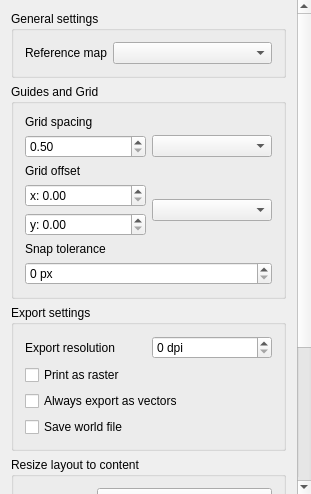
<?xml version="1.0" encoding="UTF-8"?>
<ui version="4.0">
 <class>QgsLayoutWidgetBase</class>
 <widget class="QWidget" name="QgsLayoutWidgetBase">
  <property name="geometry">
   <rect>
    <x>0</x>
    <y>0</y>
    <width>311</width>
    <height>494</height>
   </rect>
  </property>
  <property name="windowTitle">
   <string>Composition</string>
  </property>
  <layout class="QVBoxLayout" name="verticalLayout">
   <property name="spacing">
    <number>0</number>
   </property>
   <property name="leftMargin">
    <number>0</number>
   </property>
   <property name="topMargin">
    <number>0</number>
   </property>
   <property name="rightMargin">
    <number>0</number>
   </property>
   <property name="bottomMargin">
    <number>0</number>
   </property>
   <item>
    <widget class="QgsScrollArea" name="scrollArea">
     <property name="sizePolicy">
      <sizepolicy hsizetype="Preferred" vsizetype="Preferred">
       <horstretch>0</horstretch>
       <verstretch>0</verstretch>
      </sizepolicy>
     </property>
     <property name="focusPolicy">
      <enum>Qt::WheelFocus</enum>
     </property>
     <property name="frameShape">
      <enum>QFrame::NoFrame</enum>
     </property>
     <property name="frameShadow">
      <enum>QFrame::Plain</enum>
     </property>
     <property name="widgetResizable">
      <bool>true</bool>
     </property>
     <widget class="QWidget" name="scrollAreaWidgetContents">
      <property name="geometry">
       <rect>
        <x>0</x>
        <y>-316</y>
        <width>297</width>
        <height>810</height>
       </rect>
      </property>
      <layout class="QVBoxLayout" name="verticalLayout_2">
       <item>
        <widget class="QgsCollapsibleGroupBoxBasic" name="groupBox">
         <property name="title">
          <string>General settings</string>
         </property>
         <layout class="QGridLayout" name="gridLayout" columnstretch="0,1">
          <item row="0" column="0">
           <widget class="QLabel" name="label_2">
            <property name="text">
             <string>Reference map</string>
            </property>
           </widget>
          </item>
          <item row="0" column="1">
           <widget class="QgsLayoutItemComboBox" name="mReferenceMapComboBox">
            <property name="enabled">
             <bool>true</bool>
            </property>
            <property name="toolTip">
             <string>Specifies the master map for this composition, which is used to georeference composer exports and for scale calculation for item styles.</string>
            </property>
            <property name="editable">
             <bool>false</bool>
            </property>
           </widget>
          </item>
         </layout>
        </widget>
       </item>
       <item>
        <widget class="QgsCollapsibleGroupBoxBasic" name="mSnapToGridGroupCheckBox">
         <property name="focusPolicy">
          <enum>Qt::StrongFocus</enum>
         </property>
         <property name="title">
          <string>Guides and Grid</string>
         </property>
         <property name="checkable">
          <bool>false</bool>
         </property>
         <property name="checked">
          <bool>false</bool>
         </property>
         <property name="syncGroup" stdset="0">
          <string notr="true">composeritem</string>
         </property>
         <property name="collapsed" stdset="0">
          <bool>false</bool>
         </property>
         <layout class="QGridLayout" name="gridLayout_2" columnstretch="0,0">
          <item row="1" column="1">
           <widget class="QgsLayoutUnitsComboBox" name="mGridSpacingUnitsCombo"/>
          </item>
          <item row="3" column="0">
           <layout class="QVBoxLayout" name="verticalLayout_3">
            <item>
             <widget class="QgsDoubleSpinBox" name="mOffsetXSpinBox">
              <property name="prefix">
               <string>x: </string>
              </property>
              <property name="suffix">
               <string/>
              </property>
              <property name="maximum">
               <double>9999.000000000000000</double>
              </property>
             </widget>
            </item>
            <item>
             <widget class="QgsDoubleSpinBox" name="mOffsetYSpinBox">
              <property name="prefix">
               <string>y: </string>
              </property>
              <property name="suffix">
               <string/>
              </property>
              <property name="maximum">
               <double>9999.000000000000000</double>
              </property>
             </widget>
            </item>
           </layout>
          </item>
          <item row="3" column="1">
           <widget class="QgsLayoutUnitsComboBox" name="mGridOffsetUnitsComboBox"/>
          </item>
          <item row="1" column="0">
           <widget class="QgsDoubleSpinBox" name="mGridResolutionSpinBox">
            <property name="prefix">
             <string/>
            </property>
            <property name="minimum">
             <double>0.500000000000000</double>
            </property>
            <property name="maximum">
             <double>9999.000000000000000</double>
            </property>
            <property name="showClearButton" stdset="0">
             <bool>false</bool>
            </property>
           </widget>
          </item>
          <item row="5" column="0" colspan="2">
           <widget class="QgsSpinBox" name="mSnapToleranceSpinBox">
            <property name="suffix">
             <string> px</string>
            </property>
            <property name="maximum">
             <number>200</number>
            </property>
            <property name="showClearButton" stdset="0">
             <bool>false</bool>
            </property>
           </widget>
          </item>
          <item row="0" column="0" colspan="2">
           <widget class="QLabel" name="label_8">
            <property name="text">
             <string>Grid spacing</string>
            </property>
            <property name="wordWrap">
             <bool>true</bool>
            </property>
           </widget>
          </item>
          <item row="2" column="0" colspan="2">
           <widget class="QLabel" name="label_6">
            <property name="text">
             <string>Grid offset</string>
            </property>
            <property name="wordWrap">
             <bool>true</bool>
            </property>
           </widget>
          </item>
          <item row="4" column="0" colspan="2">
           <widget class="QLabel" name="label_7">
            <property name="text">
             <string>Snap tolerance</string>
            </property>
           </widget>
          </item>
         </layout>
        </widget>
       </item>
       <item>
        <widget class="QgsCollapsibleGroupBoxBasic" name="groupBox_3">
         <property name="title">
          <string>Export settings</string>
         </property>
         <layout class="QGridLayout" name="gridLayout_3">
          <item row="4" column="0" colspan="2">
           <widget class="QCheckBox" name="mGenerateWorldFileCheckBox">
            <property name="sizePolicy">
             <sizepolicy hsizetype="Minimum" vsizetype="Preferred">
              <horstretch>0</horstretch>
              <verstretch>0</verstretch>
             </sizepolicy>
            </property>
            <property name="toolTip">
             <string>If checked, a separate world file which georeferences exported images will be created</string>
            </property>
            <property name="text">
             <string>Save world file</string>
            </property>
           </widget>
          </item>
          <item row="1" column="0">
           <widget class="QLabel" name="label_9">
            <property name="text">
             <string>Export resolution</string>
            </property>
           </widget>
          </item>
          <item row="1" column="1">
           <widget class="QgsSpinBox" name="mResolutionSpinBox">
            <property name="suffix">
             <string> dpi</string>
            </property>
            <property name="prefix">
             <string/>
            </property>
            <property name="maximum">
             <number>3000</number>
            </property>
            <property name="showClearButton" stdset="0">
             <bool>false</bool>
            </property>
           </widget>
          </item>
          <item row="2" column="0" colspan="2">
           <widget class="QCheckBox" name="mRasterizeCheckBox">
            <property name="toolTip">
             <string>If checked, exports from this layout will be rasterized.</string>
            </property>
            <property name="text">
             <string>Print as raster</string>
            </property>
           </widget>
          </item>
          <item row="3" column="0" colspan="2">
           <widget class="QCheckBox" name="mForceVectorCheckBox">
            <property name="toolTip">
             <string>If checked, the layout will always be kept as vector objects when exported to a compatible format, even if the appearance of the resultant file does not match the layouts settings. If unchecked, some elements in the layout may be rasterized in order to keep their appearance intact.</string>
            </property>
            <property name="text">
             <string>Always export as vectors</string>
            </property>
           </widget>
          </item>
         </layout>
        </widget>
       </item>
       <item>
        <widget class="QgsCollapsibleGroupBoxBasic" name="groupBox_5">
         <property name="title">
          <string>Resize layout to content</string>
         </property>
         <layout class="QVBoxLayout" name="verticalLayout_5">
          <item>
           <layout class="QHBoxLayout" name="horizontalLayout" stretch="0,1">
            <item>
             <widget class="QLabel" name="label">
              <property name="text">
               <string>Margin units</string>
              </property>
             </widget>
            </item>
            <item>
             <widget class="QgsLayoutUnitsComboBox" name="mMarginUnitsComboBox"/>
            </item>
           </layout>
          </item>
          <item>
           <layout class="QGridLayout" name="gridLayout_5">
            <item row="0" column="1">
             <widget class="QLabel" name="label_4">
              <property name="text">
               <string>Top margin</string>
              </property>
             </widget>
            </item>
            <item row="0" column="0">
             <spacer name="horizontalSpacer">
              <property name="orientation">
               <enum>Qt::Horizontal</enum>
              </property>
              <property name="sizeHint" stdset="0">
               <size>
                <width>40</width>
                <height>20</height>
               </size>
              </property>
             </spacer>
            </item>
            <item row="0" column="3">
             <spacer name="horizontalSpacer_2">
              <property name="orientation">
               <enum>Qt::Horizontal</enum>
              </property>
              <property name="sizeHint" stdset="0">
               <size>
                <width>40</width>
                <height>20</height>
               </size>
              </property>
             </spacer>
            </item>
            <item row="0" column="2">
             <widget class="QgsDoubleSpinBox" name="mTopMarginSpinBox">
              <property name="singleStep">
               <double>0.100000000000000</double>
              </property>
             </widget>
            </item>
            <item row="1" column="0" colspan="4">
             <layout class="QHBoxLayout" name="horizontalLayout_7">
              <item>
               <widget class="QLabel" name="label_5">
                <property name="text">
                 <string>Left</string>
                </property>
               </widget>
              </item>
              <item>
               <widget class="QgsDoubleSpinBox" name="mLeftMarginSpinBox">
                <property name="singleStep">
                 <double>0.100000000000000</double>
                </property>
               </widget>
              </item>
              <item>
               <widget class="QLabel" name="label_11">
                <property name="text">
                 <string>Right</string>
                </property>
               </widget>
              </item>
              <item>
               <widget class="QgsDoubleSpinBox" name="mRightMarginSpinBox">
                <property name="singleStep">
                 <double>0.100000000000000</double>
                </property>
               </widget>
              </item>
             </layout>
            </item>
            <item row="2" column="1">
             <widget class="QLabel" name="label_12">
              <property name="text">
               <string>Bottom</string>
              </property>
             </widget>
            </item>
            <item row="2" column="2">
             <widget class="QgsDoubleSpinBox" name="mBottomMarginSpinBox">
              <property name="singleStep">
               <double>0.100000000000000</double>
              </property>
             </widget>
            </item>
            <item row="3" column="1" colspan="2">
             <widget class="QPushButton" name="mResizePageButton">
              <property name="text">
               <string>Resize layout</string>
              </property>
             </widget>
            </item>
           </layout>
          </item>
         </layout>
        </widget>
       </item>
       <item>
        <spacer name="verticalSpacer">
         <property name="orientation">
          <enum>Qt::Vertical</enum>
         </property>
         <property name="sizeHint" stdset="0">
          <size>
           <width>20</width>
           <height>40</height>
          </size>
         </property>
        </spacer>
       </item>
      </layout>
     </widget>
    </widget>
   </item>
  </layout>
 </widget>
 <layoutdefault spacing="6" margin="11"/>
 <customwidgets>
  <customwidget>
   <class>QgsScrollArea</class>
   <extends>QScrollArea</extends>
   <header>qgsscrollarea.h</header>
   <container>1</container>
  </customwidget>
  <customwidget>
   <class>QgsCollapsibleGroupBoxBasic</class>
   <extends>QGroupBox</extends>
   <header>qgscollapsiblegroupbox.h</header>
   <container>1</container>
  </customwidget>
  <customwidget>
   <class>QgsDoubleSpinBox</class>
   <extends>QDoubleSpinBox</extends>
   <header>qgsdoublespinbox.h</header>
  </customwidget>
  <customwidget>
   <class>QgsLayoutUnitsComboBox</class>
   <extends>QComboBox</extends>
   <header>qgslayoutunitscombobox.h</header>
  </customwidget>
  <customwidget>
   <class>QgsSpinBox</class>
   <extends>QSpinBox</extends>
   <header>qgsspinbox.h</header>
  </customwidget>
  <customwidget>
   <class>QgsLayoutItemComboBox</class>
   <extends>QComboBox</extends>
   <header>qgslayoutitemcombobox.h</header>
  </customwidget>
 </customwidgets>
 <tabstops>
  <tabstop>scrollArea</tabstop>
  <tabstop>mReferenceMapComboBox</tabstop>
  <tabstop>mSnapToGridGroupCheckBox</tabstop>
  <tabstop>mGridResolutionSpinBox</tabstop>
  <tabstop>mGridSpacingUnitsCombo</tabstop>
  <tabstop>mOffsetXSpinBox</tabstop>
  <tabstop>mOffsetYSpinBox</tabstop>
  <tabstop>mGridOffsetUnitsComboBox</tabstop>
  <tabstop>mSnapToleranceSpinBox</tabstop>
  <tabstop>mResolutionSpinBox</tabstop>
  <tabstop>mRasterizeCheckBox</tabstop>
  <tabstop>mForceVectorCheckBox</tabstop>
  <tabstop>mGenerateWorldFileCheckBox</tabstop>
  <tabstop>mMarginUnitsComboBox</tabstop>
  <tabstop>mTopMarginSpinBox</tabstop>
  <tabstop>mLeftMarginSpinBox</tabstop>
  <tabstop>mRightMarginSpinBox</tabstop>
  <tabstop>mBottomMarginSpinBox</tabstop>
  <tabstop>mResizePageButton</tabstop>
 </tabstops>
 <resources/>
 <connections/>
</ui>
